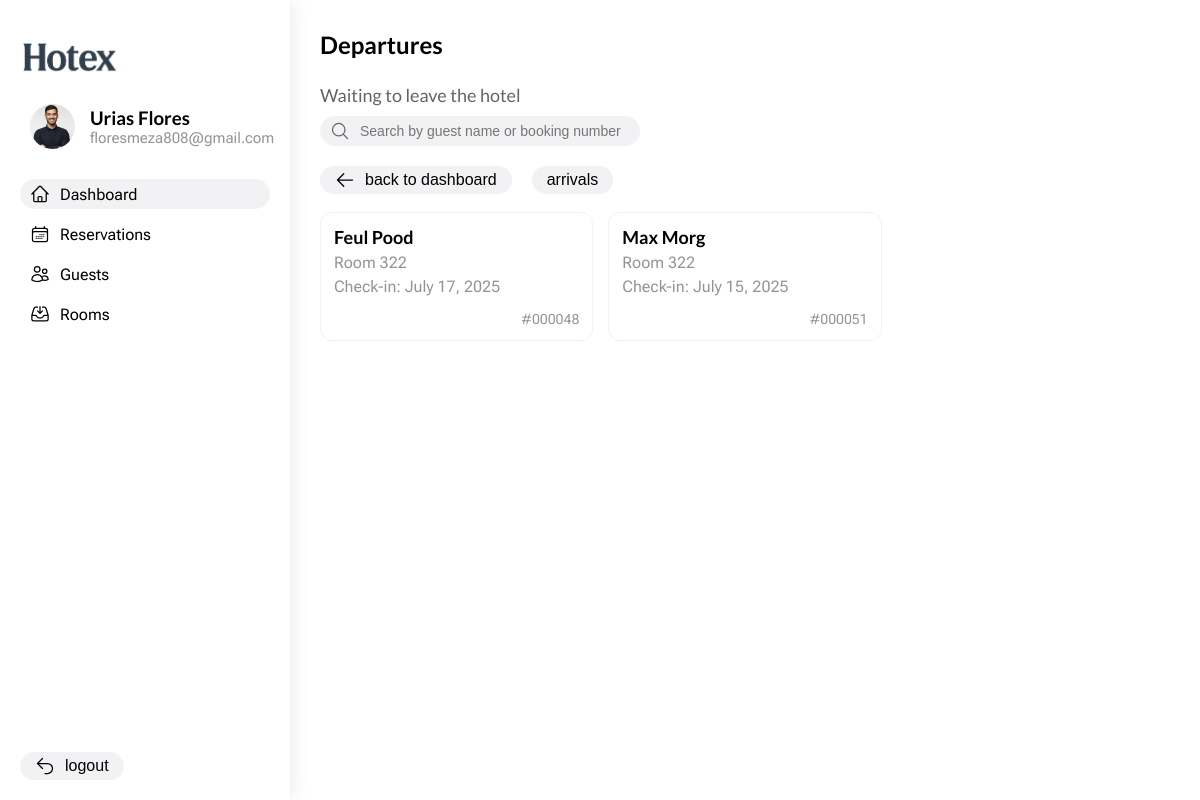
/departures/ (signed in), run on the app's committed database.
### hotex_app/models.py (models this page shows, shortened)
class Reservation(models.Model):
  id = models.AutoField(primary_key=True)
  guest = models.ForeignKey(Guest, on_delete=models.CASCADE)
  room = models.ForeignKey(Room, on_delete=models.CASCADE)
  check_in = models.DateField()
  check_out = models.DateField()

class Guest(models.Model):
  objects = models.Manager()
  id = models.AutoField(primary_key=True)
  name = models.CharField(max_length=120)
  email = models.EmailField()
  phone = models.CharField(max_length=11)
  preference = models.TextField()

class Room(models.Model):
  objects = models.Manager()
  id = models.AutoField(primary_key=True)
  number = models.CharField(max_length=100)
  type = models.CharField(max_length=10, choices=room_types)
  building = models.ForeignKey(Building, on_delete=models.CASCADE)
  floor = models.IntegerField(default=1)
  beds = models.IntegerField(default=1)
  persons = models.IntegerField(default=2)

### hotex_app/views/dashboard.py (the view)
def departures_page(request):
  departures = Reservation.objects.filter(check_out=datetime.now())
  search = request.GET.get('search', None)
  if search:
    departures = departures.filter(
      Q(guest__name__icontains=search) |
      Q(id__contains=search)
    )
  return (render(
    request,
    'departures.html',
    {
      'user': request.user,
      'title': 'Departures',
      'current_path': request.path,
      'departures': departures,
      'query_params': {
        'search': search or ''
      }
    }
  ))

### hotex_app/templates/departures.html (shortened to what this page needs)
{% extends "layout.html" %}
{% load static %}
{% block styles %}
    <link rel="stylesheet" href="{% static 'css/dashboard.css' %}">
{% endblock %}
{%  block content %}
    <main class="main_content">
        <h1 class="title">Departures</h1>
        <h3 class="subtitle">Waiting to leave the hotel</h3>
        <div class="input input--search">
            <img src="{% static 'images/icons/search.svg' %}" alt="search" class="input__icon">
            <input
                type="text"
                placeholder="Search by guest name or booking number"
                class="input__field input__field--search"
                id="search"
                value="{{ query_params.search }}"
            >
        </div>
        <div class="topbar">
            <div class="topbar__actions">
                <button class="button" type="button" onclick="window.location.href='{% url 'dashboard' %}'">
                    <img src="{% static 'images/icons/arrow-left.svg' %}" alt="back" class="button__icon">
                    <p class="button__text">back to dashboard</p>
                </button>
                <button class="button" type="button" onclick="window.location.href='{% url 'arrivals' %}'">
                    <p class="button__text">arrivals</p>
                </button>
            </div>
        </div>
        <article class="departures_content">
            {% for departure in departures %}
                {% include "blocks/departure_card.html" %}
            {% endfor %}
        </article>
    </main>
{% endblock %}

### hotex_app/templates/blocks/navbar.html
{% load static %}
<aside class="nav_bar">
    <img src="{% static 'images/logo.png' %}" alt="logo" class="nav_bar__logo">
    <div class="user_container">
        <img class="user_container__avatar" src="{% static 'images/profile_image.jpg' %}" alt="profile_photo">
        <div class="user_container__info">
            <h3 class="user_container__name">{{ user.first_name }} {{ user.last_name }}</h3>
            <p class="user_container__position">{{ user.email }}</p>
        </div>
    </div>
    <ul class="navigation">
        <li class="navigation__item{% if current_path == '/' or 'dashboard' in current_path or 'arrivals' in current_path or 'departures' in current_path %} navigation__item--active{% endif %}">
            <img src="{% static 'images/icons/home.svg' %}" alt="Dashboard" class="navigation__icon">
            <a class="navigation__link" href="{% url 'dashboard' %}">Dashboard</a>
        </li>
        <li class="navigation__item{% if 'reservations' in current_path %} navigation__item--active{% endif %}">
            <img src="{% static 'images/icons/calendar.svg' %}" alt="Reservations" class="navigation__icon">
            <a href="{% url 'reservations' %}">Reservations</a>
        </li>
        <li class="navigation__item{% if 'guests' in current_path %} navigation__item--active{% endif %}">
            <img src="{% static 'images/icons/users.svg' %}" alt="Guests" class="navigation__icon">
            <a href="{% url 'guests' %}">Guests</a>
        </li>
        <li class="navigation__item{% if 'rooms' in current_path %} navigation__item--active{% endif %}">
            <img src="{% static 'images/icons/storage.svg' %}" alt="Rooms" class="navigation__icon">
            <a href="{% url 'rooms' %}">Rooms</a>
        </li>
    </ul>
    <button class="button" type="button" onclick="window.location.href='{% url 'logout' %}'">
        <img src="{% static 'images/icons/arrow-uturn-left.svg' %}" alt="Logout" class="button__icon">
        <p class="button__text">logout</p>
    </button>
</aside>

### hotex_app/templates/blocks/departure_card.html
<div class="arrival_card">
    <h5 class="card__title">{{ departure.guest.name }}</h5>
    <p class="card__description">Room {{ departure.room.number }}</p>
    <p class="card__description">Check-in: {{ departure.check_in }}</p>
    <span class="card__id">#{{ departure.id|stringformat:"06d" }}</span>
</div>

### hotex_app/static/css/main.css (style rules this page uses)
* { margin: 0; padding: 0; box-sizing: border-box; text-decoration: none; color: black; }
:root { font-family: "Segoe UI", Tahoma, sans-serif; --main-color: #f0f0f0; --color-gray: #949494; --color-light-gray: rgb(242, 242, 244); --color-dark-gray: rgb(100, 100, 100); --color-light-blue: rgb(240, 240, 255); --color-dark-blue: rgb(100, 100, 255); --color-light-red: rgb(255, 240, 240); --color-dark-red: rgb(255, 100, 100); --color-light-green: rgb(240, 255, 240); --color-dark-green: rgb(58, 133, 58); --color-green: rgb(58, 133, 58); --color-light-yellow: rgb(255, 245, 240); --color-dark-yellow: rgb(255, 170, 100); }
body { display: flex; overflow: hidden; font-family: 'Roboto Flex', sans-serif; }
h1, h2, h3, h4, h5, h6 { font-family: 'Lato', serif; }
main { overflow: auto; }
.nav_bar { width: 290px; height: 100vh; padding: 20px 20px; box-shadow: 0 0 20px rgba(0, 0, 0, 0.1); display: flex; flex-direction: column; justify-content: space-between; }
.user_container { display: flex; align-items: center; gap: 5px; }
.user_container__avatar { width: 45px; height: 45px; border-radius: 50%; margin: 10px; }
.user_container__position { font-size: 15px; color: var(--color-gray); }
.nav_bar__logo { width: 100px; height: auto; margin: 20px auto 20px 0; }
.navigation { margin-top: 20px; list-style: none; display: flex; flex-direction: column; gap: 10px; flex: 1; }
.navigation__item { display: flex; align-items: center; gap: 10px; padding: 5px 10px; border-radius: 999px; }
.navigation__item--active { background-color: var(--color-light-gray); }
.navigation__icon { width: 20px; height: 20px; }
.main_content { padding: 30px; flex: 1; width: 100vh; display: flex; flex-direction: column; }
.title { font-weight: 600; margin-bottom: 25px; font-size: 24px; }
.subtitle { font-weight: 400; font-size: 18px; color: var(--color-dark-gray); margin-bottom: 10px; }
.input { display: flex; align-items: center; gap: 10px; padding: 5px 10px; border-radius: 999px; background-color: var(--color-light-gray); width: fit-content; }
.input__icon { width: 20px; height: 20px; }
.input__field { border: none; outline: none; background: transparent; font-size: 14px; }
.button { display: flex; align-items: center; justify-content: center; gap: 10px; border: none; cursor: pointer; background-color: var(--color-light-gray); color: var(--color-dark-gray); font-size: 16px; font-weight: 500; width: fit-content; padding: 4px 15px; border-radius: 999px; }
.button__icon { width: 20px; height: 20px; }
.topbar { display: flex; justify-content: space-between; }
.topbar__filters, .topbar__actions { display: flex; gap: 20px; }
.form__input .input, .input .input__field { width: 100%; }

### hotex_app/static/css/dashboard.css (style rules this page uses)
.input--search { width: 320px; margin-bottom: 20px; }
.arrival_card { border: 1px solid var(--color-light-gray); border-radius: 12px; padding: 13px; transition: box-shadow 0.3s ease-in-out; }
.card__title { font-size: 18px; font-weight: 600; margin-bottom: 5px; }
.card__description { font-size: 16px; color: var(--color-gray); margin-bottom: 5px; }
.card__id { display: block; font-size: 14px; color: var(--color-gray); text-align: right; margin-top: 15px; }
.departures_content { display: grid; grid-template-columns: repeat(3, 1fr); gap: 15px; margin-top: 18px; }

### data on the page
Reservation: guest.name "Feul Pood", room.number "322", check_in "July 17, 2025", id "000048"
Reservation: guest.name "Max Morg", room.number "322", check_in "July 15, 2025", id "000051"

### other printed values
{{ user.first_name }} "Urias"
{{ user.last_name }} "Flores"
{{ user.email }} "floresmeza808@gmail.com"
